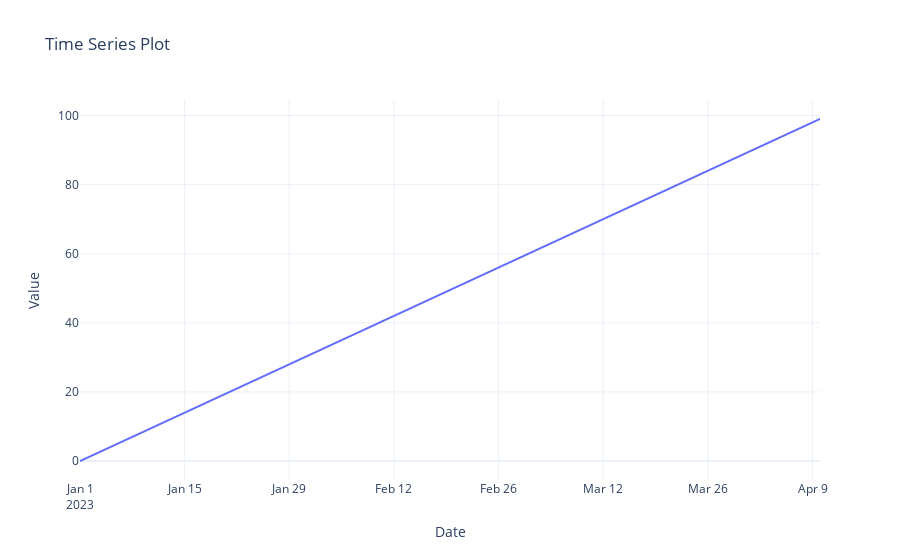

The cell this chart's notebook holds for it:
### Markdown cell above
# Time Series Plot

### Code cell
import plotly.graph_objects as go
import pandas as pd

# Sample data (time series)
dates = pd.date_range('2023-01-01', periods=100)
values = pd.Series(range(100))

# Create a Plotly figure
fig = go.Figure()

# Add a time series trace
fig.add_trace(go.Scatter(x=dates, y=values, mode='lines', name='Time Series'))

# Update layout
fig.update_layout(title='Time Series Plot',
                  xaxis_title='Date',
                  yaxis_title='Value',
                  template='plotly_white')  # Use a light theme

# Show plot
fig.show()
